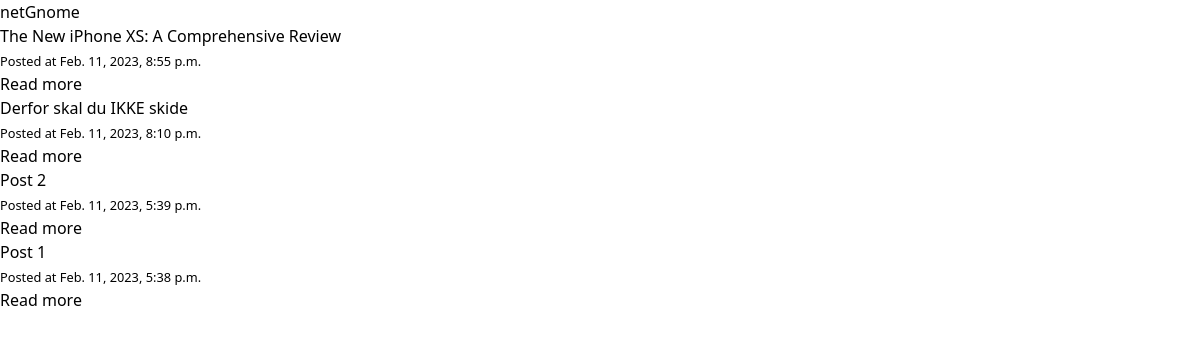
The page / on the database its author committed.
### blog/models.py (models this page shows)
class Post(models.Model):
    image = models.ImageField(upload_to='images', default='image')
    title = models.CharField(max_length=255)
    slug = models.SlugField()
    intro = tinymce_models.HTMLField()
    body = HTMLField()
    date_added = models.DateTimeField(auto_now_add=True)
    class Meta:
        ordering = ['-date_added']

### blog/views.py (the view)
# urls.py: path('', frontpage, name='frontpage'),
def frontpage(request):
    posts = Post.objects.all()
    return render(request, 'blog/frontpage.html', {'posts': posts})

### blog/templates/blog/frontpage.html (shortened to what this page needs)
{% extends 'blog/base.html' %}
{% block content %}
{% for post in posts %}
<div class="post block">
    <h2 class="subtitle">{{ post.title }}</h2>
    <small>Posted at {{ post.date_added }}</small>
    <a href="{% url 'post_detail' post.slug %}">Read more</a>
</div>
{% endfor %}
{% endblock %}

### blog/templates/blog/base.html (shortened to what this page needs)
<!DOCTYPE html>
<html lang="en">
<head>
    <script src="https://cdn.tailwindcss.com"></script>
    {% load static %}
    <link rel="stylesheet" href="{% static 'style.css' %}">
</head>
<body>
    <nav class="navbar">
        <div class="navbar-brand">
            <a href="/" class="navbar-item">netGnome</a>
        </div>
    </nav>
    <section class="section">
        {% block content %}
        {% endblock %}
    </section>
</body>
</html>

### blog/static/style.css (style rules this page uses)
body { overflow-x: hidden; }

### rows shown on the page
Post: title "The New iPhone XS: A Comprehensive Review", date_added "Feb. 11, 2023, 8:55 p.m."
Post: title "Derfor skal du IKKE skide", date_added "Feb. 11, 2023, 8:10 p.m."
Post: title "Post 2", date_added "Feb. 11, 2023, 5:39 p.m."
Post: title "Post 1", date_added "Feb. 11, 2023, 5:38 p.m."
